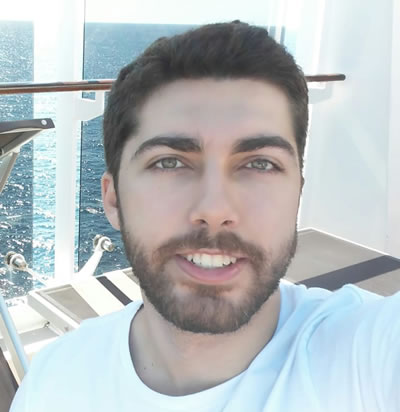
#> input picture Q18/luise.jpg, 400 x 412 px
$ jupyter execute Q18.ipynb   (older library calls are emulated)
#> lines starting #> are read from the running program, lines starting #| are printed output that depends on the picture
[cell 1]
import cv2
import numpy as np
from matplotlib import pyplot as plt

# open image
img = cv2.imread('luise.jpg')
#> img is the input picture: shape (412, 400, 3); mean B, G, R 191.1, 188.9, 182.9

# convert to gray
gray = cv2.cvtColor(img, cv2.COLOR_BGR2GRAY)
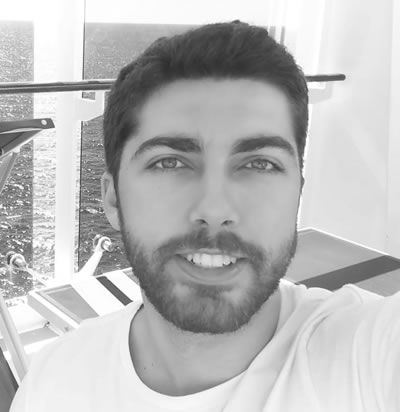
#> gray: shape (412, 400); min 44, max 255, mean 187.3

# Laplacian
'''
Second derivation - edges
'''
laplace = cv2.Laplacian(gray, cv2.CV_64F, ksize=3)
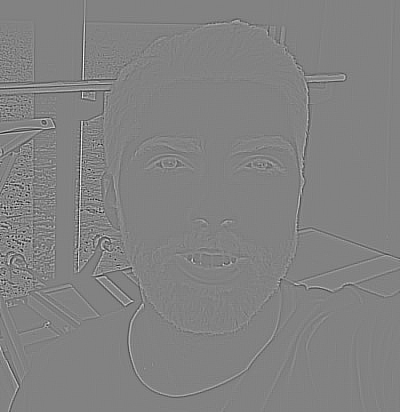
#> laplace: shape (412, 400) float64; min -834, max 798, mean 0; drawn with min black and max white

# Convert to uint8
laplace = cv2.convertScaleAbs(laplace)
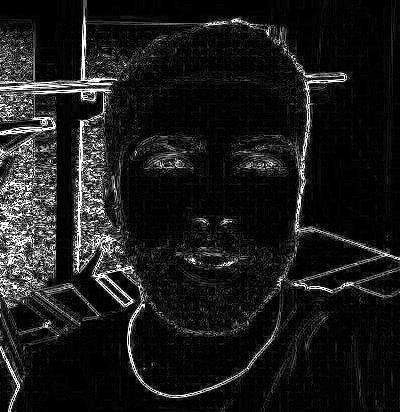
#> laplace: shape (412, 400); min 0, max 255, mean 27.1

# Equalize the image of the laplacian filter
equalized_laplacian = cv2.equalizeHist(laplace)
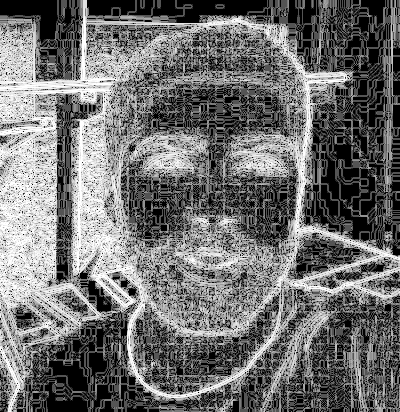
#> equalized_laplacian: shape (412, 400); min 0, max 255, mean 112.5


# Show the original, the equalized image and their histograms
# In python we can calculate and show the histogram using only matplotlib
f, axs = plt.subplots(2,2,figsize=(15,15))
plt.figure(1)
plt.subplot(221)
plt.imshow(laplace, cmap='gray')
plt.subplot(222)
plt.hist(laplace.ravel(), 256, [0, 256])
plt.subplot(223)
plt.imshow(equalized_laplacian, cmap='gray')
plt.subplot(224)
plt.hist(equalized_laplacian.ravel(), 256, [0, 256])
plt.show()
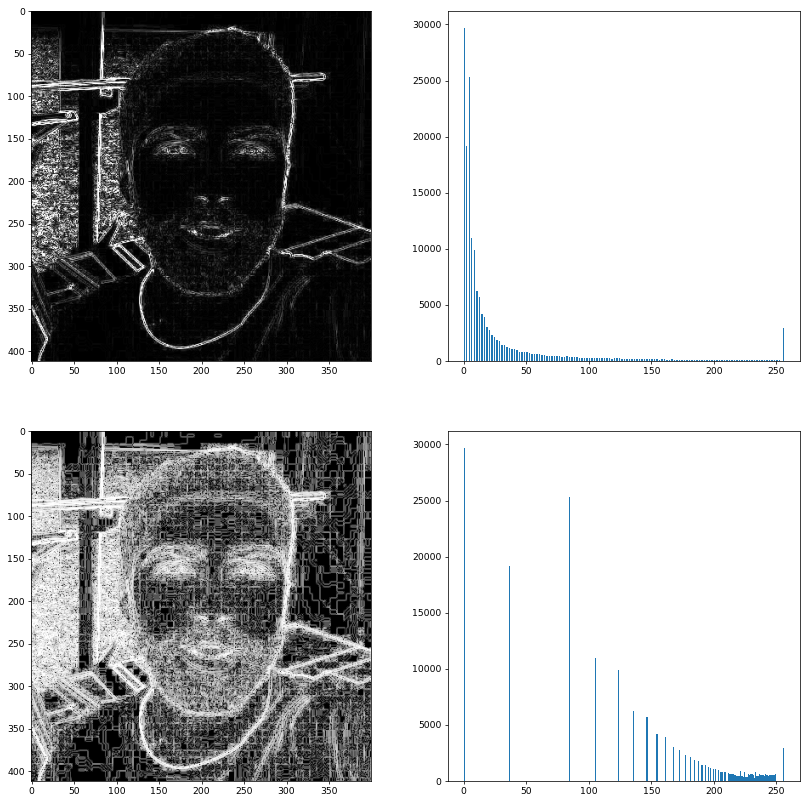
#> figure drawn by matplotlib, 4 panels; panel 2: tallest bar 29713 high, from x = 0 to 1; panel 4: tallest bar 29713 high, from x = 0 to 1

#cv2.waitKey(0)
